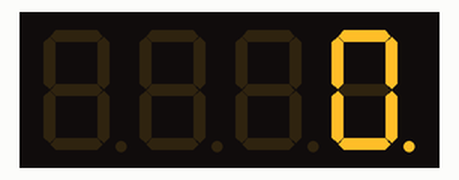
This sketch was run on a simulated Arduino Mega 2560, built with avr-gcc and run on an emulated ATmega2560. On the bench: 4-digit seven-segment display.

Above: at 0.1 s.
At 4.1 s:
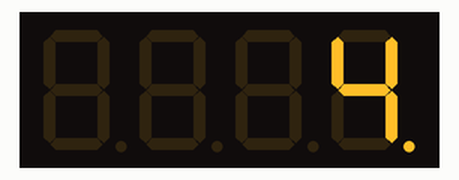
At 9.1 s:
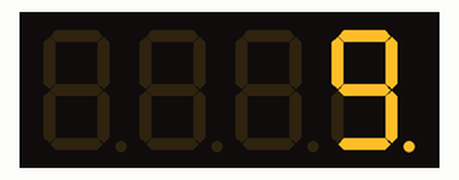
At 19.1 s:
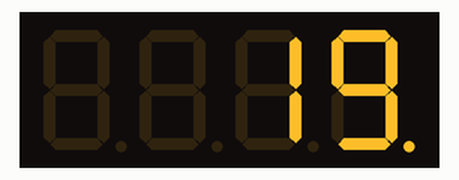
At 29.1 s:
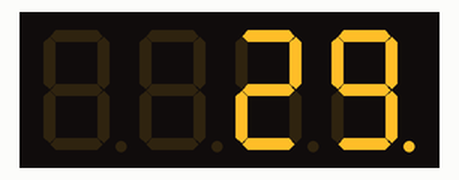
At 39.1 s:
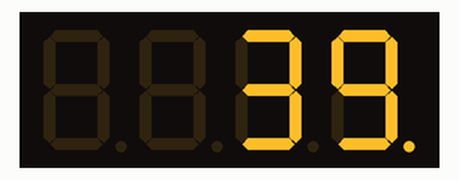

The sketch:

SevSegExample.ino
```cpp
// (licence header left out)
#include "SevSeg.h"
SevSeg sevseg; //Instantiate a seven segment controller object

void setup() {
  byte numDigits = 4;
  byte digitPins[] = {A8, A9, A10, A11};
  byte segmentPins[] = {A0, A1, A2, A3, A4, A5, A6, A7};
  bool resistorsOnSegments = false; // 'false' means resistors are on digit pins
  byte hardwareConfig = COMMON_CATHODE; // See README.md for options
  bool updateWithDelays = false; // Default 'false' is Recommended
  bool leadingZeros = false; // Use 'true' if you'd like to keep the leading zeros
  bool disableDecPoint = false; // Use 'true' if your decimal point doesn't exist or isn't connected

  sevseg.begin(hardwareConfig, numDigits, digitPins, segmentPins, resistorsOnSegments,
  updateWithDelays, leadingZeros, disableDecPoint);
  sevseg.setBrightness(90);
}

void loop() {
  sevseg.setNumber(int (millis()/1000), 0);
  sevseg.refreshDisplay(); // Must run repeatedly
}
```

Measured:
- what the display in image 1 shows lasts 1.0 s, from 4.0 s to 5.0 s
